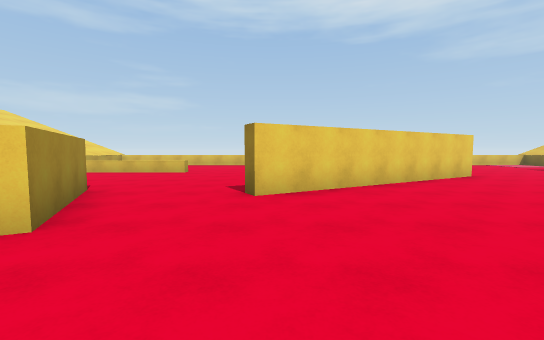
view 1 (above)

14 first-person views from a walk through a 3-D level made in the Unity game engine. The camera is 1.4 m above the floor, tilts 4° down and sees 90° across. The floor is counted in squares, 2 m on a side. Each view is taken from the middle of a square. On the plan, view 1 faces up. The plan holds only what a view shows up to about 9 squares ahead; the rest is blank. The place goes on beyond the plan. The player is left out.

view 2
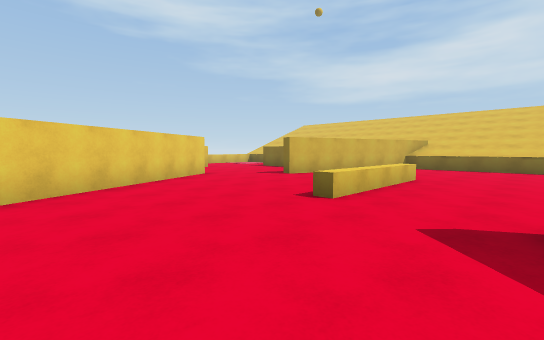

view 3
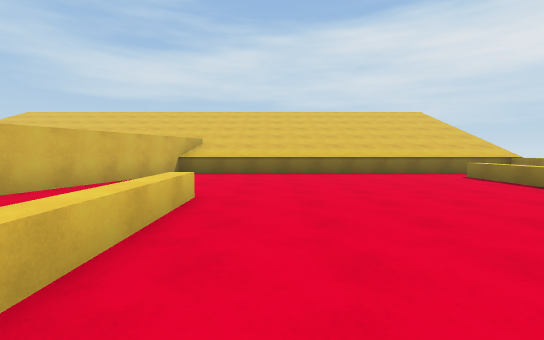

view 4
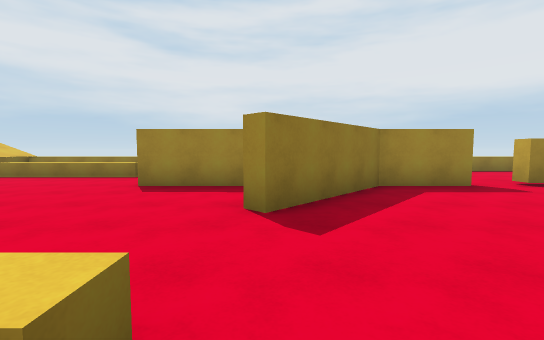

view 5
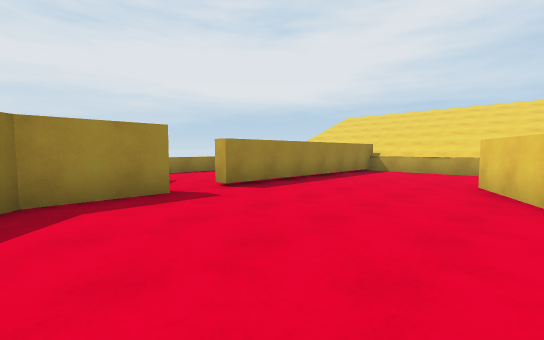

view 6
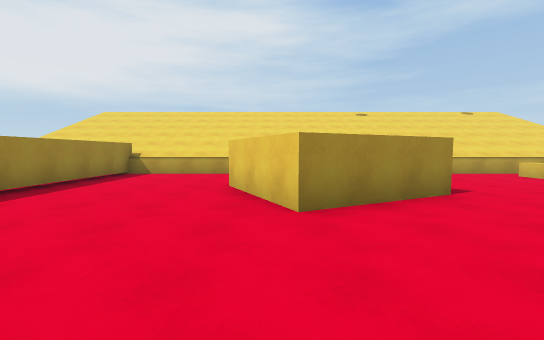

view 7
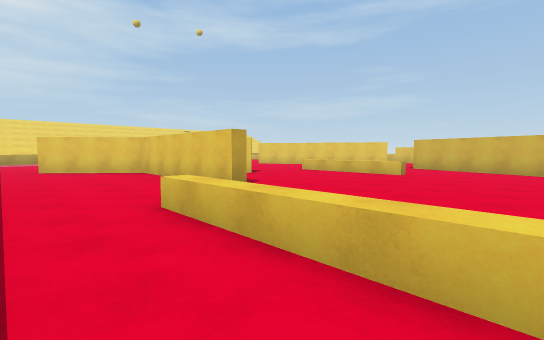

view 8
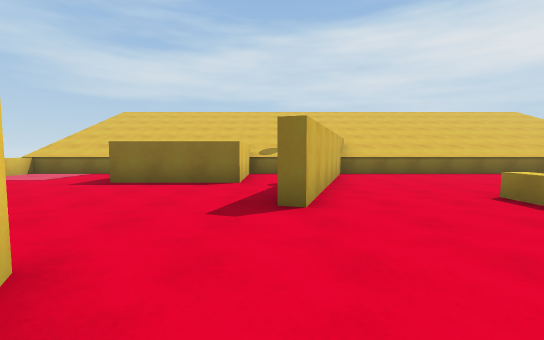

view 9
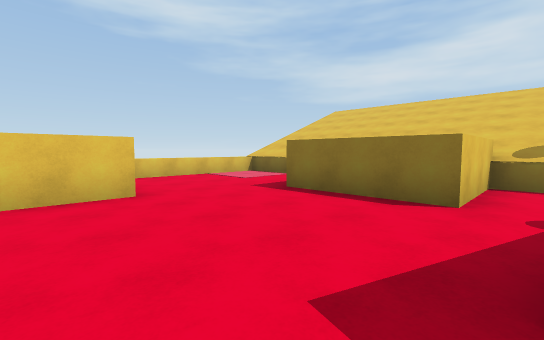

view 10
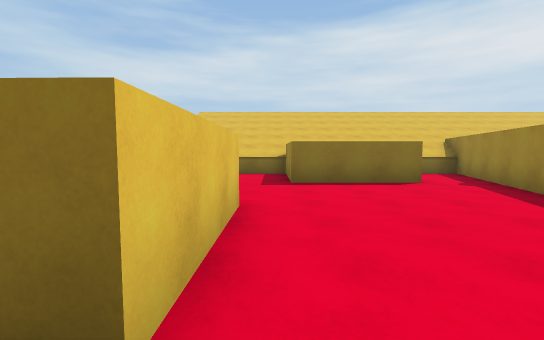

view 11
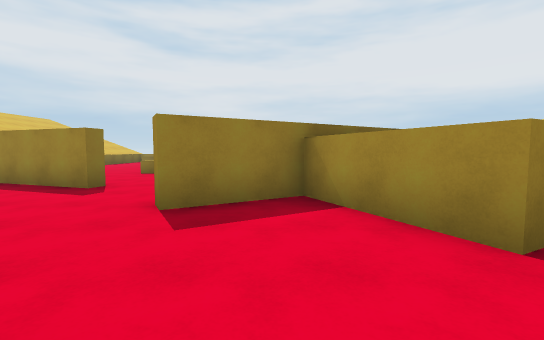

view 12
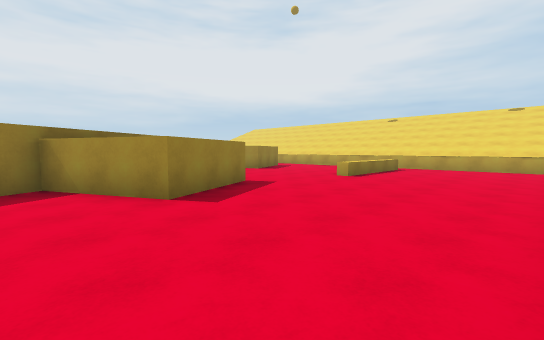

view 13
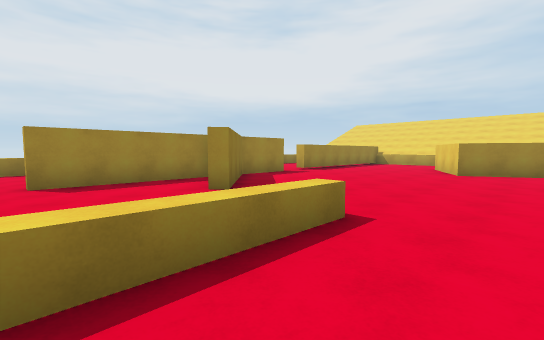

view 14
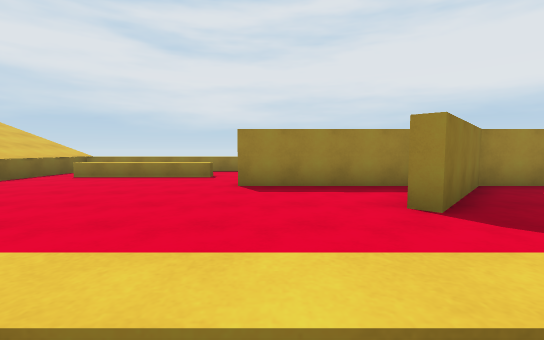

### Floor plan
Key: @ floor where view 1 was taken; # wall or solid block; . floor; ^ raised ledge.
Columns run from 8 left of view 1 to 13 right of it. Each row starts with its distance up from view 1.
 14                      #
 13 ^............   .....^
 12 ^............   .....^
 11 ^............^^^.....^
 10 ^....................^
  9 ^.^^^^....#.......^^^
  8 ^.......####......^
  7  .......   ###....^^^^
  6    ..... ###....## .#^
  5     ....##.......####^
  4      #..............##
  3      #...............^
  2    ###.......^^^^....^
  1 ^....................^
  0 ^.......@............^
 -1 ^..........##........^
 -2 ^######..######......^
 -3    .. ..##...  ......^
 -4       ..##......^^^^.^
 -5      ...#............^
 -6      ................^
 -7                      #

Positions as (right, up) in squares from view 1, and headings:
1: (0, 0), facing up
2: (1, 0), facing up-right
3: (4, 1), facing right
4: (4, 3), facing down
5: (2, 2), facing down-left
6: (1, 2), facing left
7: (11, -6), facing up-left
8: (4, 6), facing right
9: (6, 6), facing up-right
10: (4, 10), facing right
11: (4, 11), facing down
12: (4, 13), facing down-left
13: (7, 4), facing down-left
14: (6, 3), facing down
